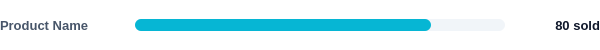
<?xml version="1.0" encoding="UTF-8"?>
<ui version="4.0">
 <class>ReportItem</class>
 <widget class="QWidget" name="ReportItem">
  <property name="geometry">
   <rect>
    <x>0</x>
    <y>0</y>
    <width>600</width>
    <height>50</height>
   </rect>
  </property>
  <property name="minimumSize">
   <size>
    <width>0</width>
    <height>50</height>
   </size>
  </property>
  <property name="styleSheet">
   <string notr="true">
    QWidget#ReportItem { background-color: transparent; }
    QLabel { font-family: &quot;Segoe UI&quot;; }
   </string>
  </property>
  <layout class="QHBoxLayout" name="horizontalLayout">
   <property name="spacing">
    <number>15</number>
   </property>
   <property name="leftMargin">
    <number>0</number>
   </property>
   <property name="topMargin">
    <number>5</number>
   </property>
   <property name="rightMargin">
    <number>0</number>
   </property>
   <property name="bottomMargin">
    <number>5</number>
   </property>
   <item>
    <widget class="QLabel" name="lbl_name">
     <property name="minimumSize">
      <size>
       <width>120</width>
       <height>0</height>
      </size>
     </property>
     <property name="styleSheet">
      <string>color: #475569; font-weight: 600; font-size: 13px;</string>
     </property>
     <property name="text">
      <string>Product Name</string>
     </property>
    </widget>
   </item>
   <item>
    <widget class="QProgressBar" name="progress_bar">
     <property name="maximumSize">
      <size>
       <width>16777215</width>
       <height>12</height>
      </size>
     </property>
     <property name="styleSheet">
      <string notr="true">
        QProgressBar {
            background-color: #F1F5F9; /* Slate-100 */
            border-radius: 6px;
            border: none;
        }
        QProgressBar::chunk {
            background-color: #06B6D4; /* Cyan-500 */
            border-radius: 6px;
        }
      </string>
     </property>
     <property name="value">
      <number>80</number>
     </property>
     <property name="textVisible">
      <bool>false</bool>
     </property>
    </widget>
   </item>
   <item>
    <widget class="QLabel" name="lbl_count">
     <property name="minimumSize">
      <size>
       <width>80</width>
       <height>0</height>
      </size>
     </property>
     <property name="styleSheet">
      <string>color: #0F172A; font-weight: 800; font-size: 13px;</string>
     </property>
     <property name="text">
      <string>80 sold</string>
     </property>
     <property name="alignment">
      <set>Qt::AlignmentFlag::AlignRight|Qt::AlignmentFlag::AlignTrailing|Qt::AlignmentFlag::AlignVCenter</set>
     </property>
    </widget>
   </item>
  </layout>
 </widget>
 <resources/>
 <connections/>
</ui>
